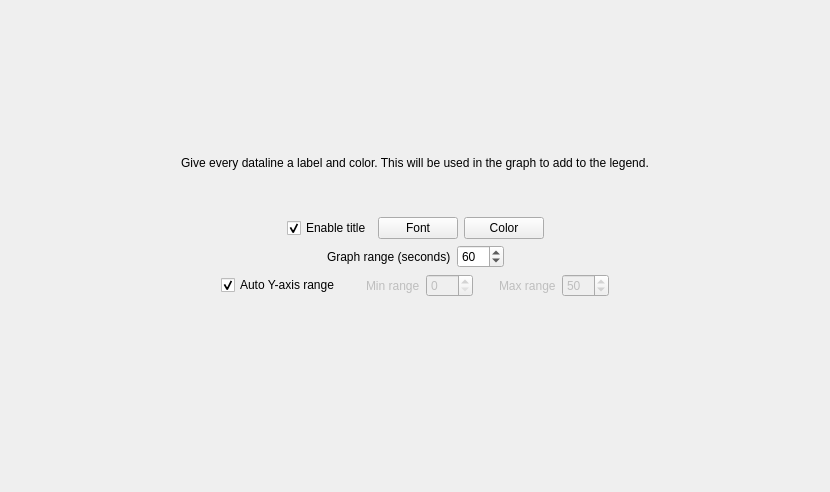
<?xml version="1.0" encoding="UTF-8"?>
<ui version="4.0">
 <class>GraphPageWidget</class>
 <widget class="QWidget" name="GraphPageWidget">
  <property name="geometry">
   <rect>
    <x>0</x>
    <y>0</y>
    <width>830</width>
    <height>492</height>
   </rect>
  </property>
  <property name="windowTitle">
   <string>Change Graph settings</string>
  </property>
  <property name="windowIcon">
   <iconset resource="../mainwindow.qrc">
    <normaloff>:/MainWindow/Resources/icon.png</normaloff>:/MainWindow/Resources/icon.png</iconset>
  </property>
  <layout class="QVBoxLayout" name="verticalLayout">
   <item>
    <spacer name="verticalSpacer">
     <property name="orientation">
      <enum>Qt::Vertical</enum>
     </property>
     <property name="sizeHint" stdset="0">
      <size>
       <width>20</width>
       <height>145</height>
      </size>
     </property>
    </spacer>
   </item>
   <item>
    <widget class="QLabel" name="label">
     <property name="text">
      <string>Give every dataline a label and color. This will be used in the graph to add to the legend.</string>
     </property>
     <property name="alignment">
      <set>Qt::AlignCenter</set>
     </property>
    </widget>
   </item>
   <item>
    <spacer name="verticalSpacer_4">
     <property name="orientation">
      <enum>Qt::Vertical</enum>
     </property>
     <property name="sizeHint" stdset="0">
      <size>
       <width>20</width>
       <height>40</height>
      </size>
     </property>
    </spacer>
   </item>
   <item>
    <layout class="QHBoxLayout" name="horizontalLayout">
     <item>
      <spacer name="horizontalSpacer_2">
       <property name="orientation">
        <enum>Qt::Horizontal</enum>
       </property>
       <property name="sizeHint" stdset="0">
        <size>
         <width>40</width>
         <height>20</height>
        </size>
       </property>
      </spacer>
     </item>
     <item>
      <widget class="QCheckBox" name="title_checkBox">
       <property name="text">
        <string>Enable title</string>
       </property>
       <property name="checked">
        <bool>true</bool>
       </property>
      </widget>
     </item>
     <item>
      <widget class="QPushButton" name="fontTitle_pushButton">
       <property name="text">
        <string>Font</string>
       </property>
      </widget>
     </item>
     <item>
      <widget class="QPushButton" name="colorTitle_pushButton">
       <property name="text">
        <string>Color</string>
       </property>
      </widget>
     </item>
     <item>
      <spacer name="horizontalSpacer">
       <property name="orientation">
        <enum>Qt::Horizontal</enum>
       </property>
       <property name="sizeHint" stdset="0">
        <size>
         <width>40</width>
         <height>20</height>
        </size>
       </property>
      </spacer>
     </item>
    </layout>
   </item>
   <item>
    <layout class="QHBoxLayout" name="horizontalLayout_2">
     <item>
      <spacer name="horizontalSpacer_3">
       <property name="orientation">
        <enum>Qt::Horizontal</enum>
       </property>
       <property name="sizeHint" stdset="0">
        <size>
         <width>40</width>
         <height>20</height>
        </size>
       </property>
      </spacer>
     </item>
     <item>
      <widget class="QLabel" name="label_2">
       <property name="text">
        <string>Graph range (seconds)</string>
       </property>
      </widget>
     </item>
     <item>
      <widget class="QSpinBox" name="Range_spinBox">
       <property name="minimum">
        <number>1</number>
       </property>
       <property name="maximum">
        <number>500</number>
       </property>
       <property name="value">
        <number>60</number>
       </property>
      </widget>
     </item>
     <item>
      <spacer name="horizontalSpacer_4">
       <property name="orientation">
        <enum>Qt::Horizontal</enum>
       </property>
       <property name="sizeHint" stdset="0">
        <size>
         <width>40</width>
         <height>20</height>
        </size>
       </property>
      </spacer>
     </item>
    </layout>
   </item>
   <item>
    <layout class="QHBoxLayout" name="horizontalLayout_3">
     <item>
      <spacer name="horizontalSpacer_6">
       <property name="orientation">
        <enum>Qt::Horizontal</enum>
       </property>
       <property name="sizeHint" stdset="0">
        <size>
         <width>40</width>
         <height>20</height>
        </size>
       </property>
      </spacer>
     </item>
     <item>
      <widget class="QCheckBox" name="YRange_checkBox">
       <property name="text">
        <string>Auto Y-axis range</string>
       </property>
       <property name="checked">
        <bool>true</bool>
       </property>
      </widget>
     </item>
     <item>
      <spacer name="horizontalSpacer_7">
       <property name="orientation">
        <enum>Qt::Horizontal</enum>
       </property>
       <property name="sizeType">
        <enum>QSizePolicy::Fixed</enum>
       </property>
       <property name="sizeHint" stdset="0">
        <size>
         <width>20</width>
         <height>20</height>
        </size>
       </property>
      </spacer>
     </item>
     <item>
      <widget class="QLabel" name="minRange_label">
       <property name="enabled">
        <bool>false</bool>
       </property>
       <property name="text">
        <string>Min range</string>
       </property>
      </widget>
     </item>
     <item>
      <widget class="QSpinBox" name="minRange_spinBox">
       <property name="enabled">
        <bool>false</bool>
       </property>
       <property name="maximum">
        <number>200</number>
       </property>
      </widget>
     </item>
     <item>
      <spacer name="horizontalSpacer_8">
       <property name="orientation">
        <enum>Qt::Horizontal</enum>
       </property>
       <property name="sizeType">
        <enum>QSizePolicy::Fixed</enum>
       </property>
       <property name="sizeHint" stdset="0">
        <size>
         <width>20</width>
         <height>20</height>
        </size>
       </property>
      </spacer>
     </item>
     <item>
      <widget class="QLabel" name="maxRange_label">
       <property name="enabled">
        <bool>false</bool>
       </property>
       <property name="text">
        <string>Max range</string>
       </property>
      </widget>
     </item>
     <item>
      <widget class="QSpinBox" name="maxRange_spinBox">
       <property name="enabled">
        <bool>false</bool>
       </property>
       <property name="maximum">
        <number>200</number>
       </property>
       <property name="value">
        <number>50</number>
       </property>
      </widget>
     </item>
     <item>
      <spacer name="horizontalSpacer_5">
       <property name="orientation">
        <enum>Qt::Horizontal</enum>
       </property>
       <property name="sizeHint" stdset="0">
        <size>
         <width>40</width>
         <height>20</height>
        </size>
       </property>
      </spacer>
     </item>
    </layout>
   </item>
   <item>
    <spacer name="verticalSpacer_2">
     <property name="orientation">
      <enum>Qt::Vertical</enum>
     </property>
     <property name="sizeHint" stdset="0">
      <size>
       <width>20</width>
       <height>144</height>
      </size>
     </property>
    </spacer>
   </item>
   <item>
    <layout class="QVBoxLayout" name="Data_verticalLayout"/>
   </item>
   <item>
    <spacer name="verticalSpacer_3">
     <property name="orientation">
      <enum>Qt::Vertical</enum>
     </property>
     <property name="sizeHint" stdset="0">
      <size>
       <width>20</width>
       <height>40</height>
      </size>
     </property>
    </spacer>
   </item>
  </layout>
 </widget>
 <resources>
  <include location="../mainwindow.qrc"/>
 </resources>
 <connections/>
</ui>
